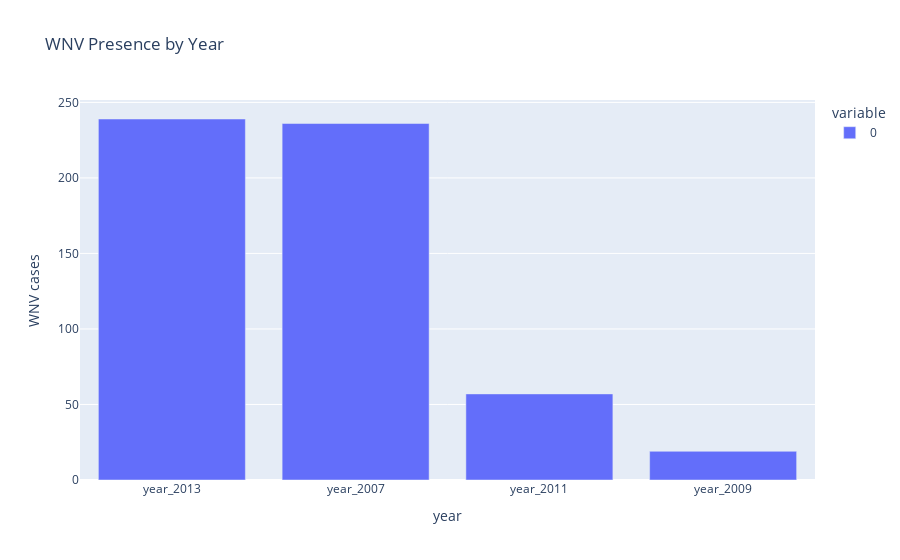

The code cell stored with this chart in its notebook:
### Code cell
#plots the interactive visualized chart
top_wnv_years = train[years][train["wnvpresent"]==1].sum().sort_values(ascending=False).head(4)

fig = px.bar(top_wnv_years, orientation='v', 
             title = "WNV Presence by Year", 
             labels={"index":"year", "value":"WNV cases"})
fig.show()

### Figure 1 — Plotly figure (JSON) as saved in the notebook; plotly's stock layout.template omitted (floating-point values rounded to 4 significant figures)
{"data": [{"alignmentgroup": "True", "hovertemplate": "variable=0<br>year=%{x}<br>WNV cases=%{y}<extra></extra>", "legendgroup": "0", "marker": {"color": "#636efa"}, "name": "0", "offsetgroup": "0", "orientation": "v", "showlegend": true, "textposition": "auto", "type": "bar", "x": ["year_2013", "year_2007", "year_2011", "year_2009"], "xaxis": "x", "y": [239, 236, 57, 19], "yaxis": "y"}], "layout": {"barmode": "relative", "legend": {"title": {"text": "variable"}, "tracegroupgap": 0}, "title": {"text": "WNV Presence by Year"}, "xaxis": {"anchor": "y", "domain": [0, 1], "title": {"text": "year"}}, "yaxis": {"anchor": "x", "domain": [0, 1], "title": {"text": "WNV cases"}}}}
